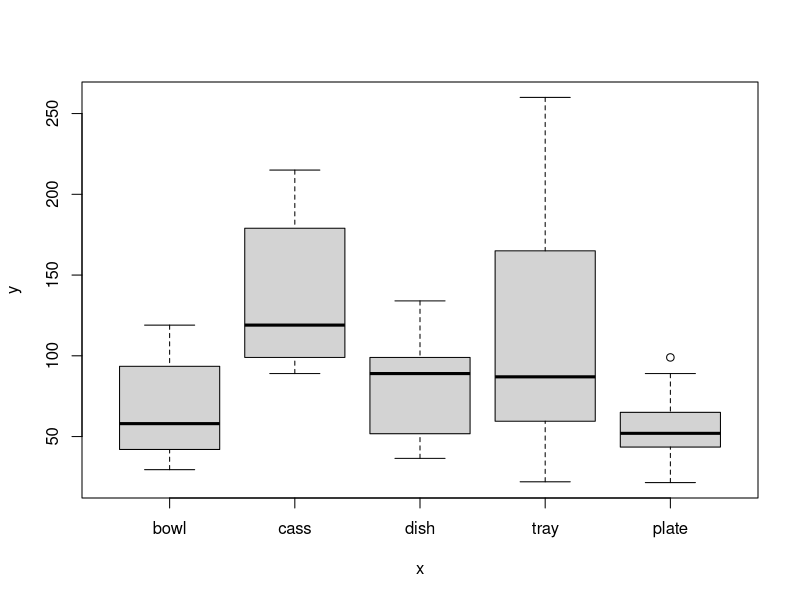
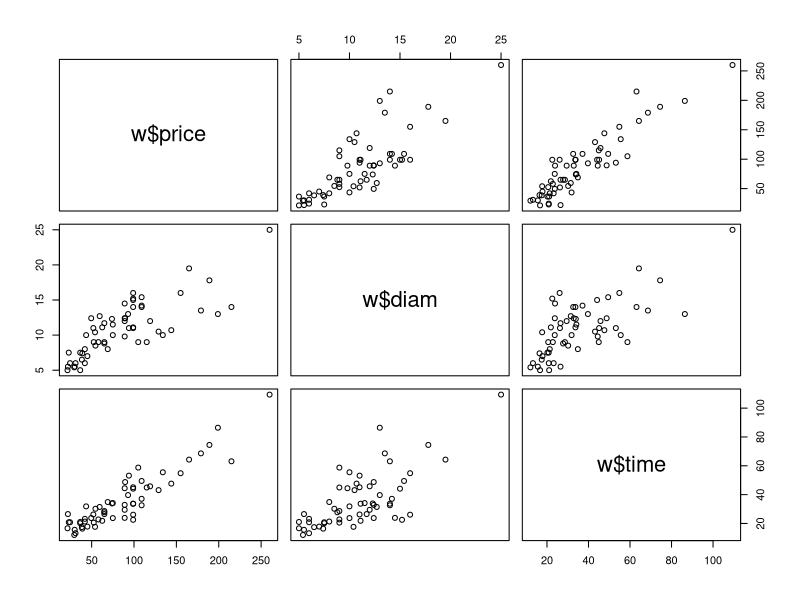
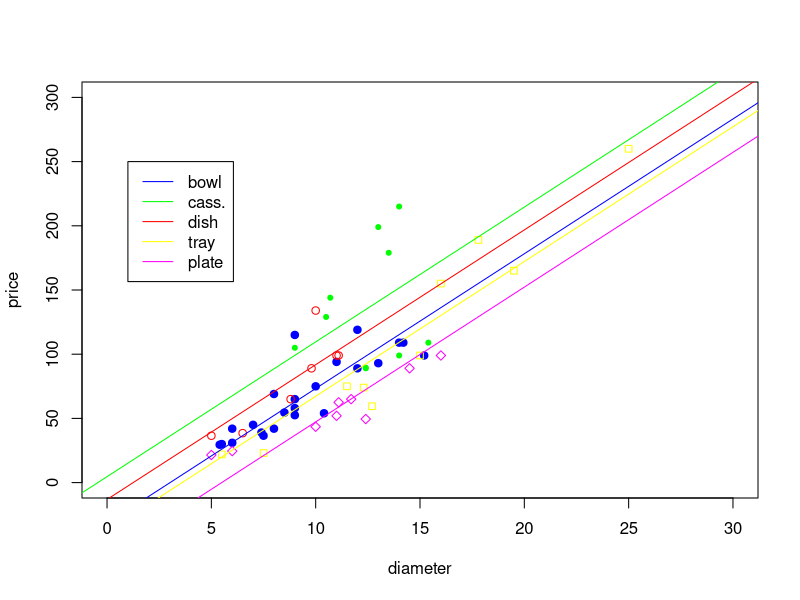
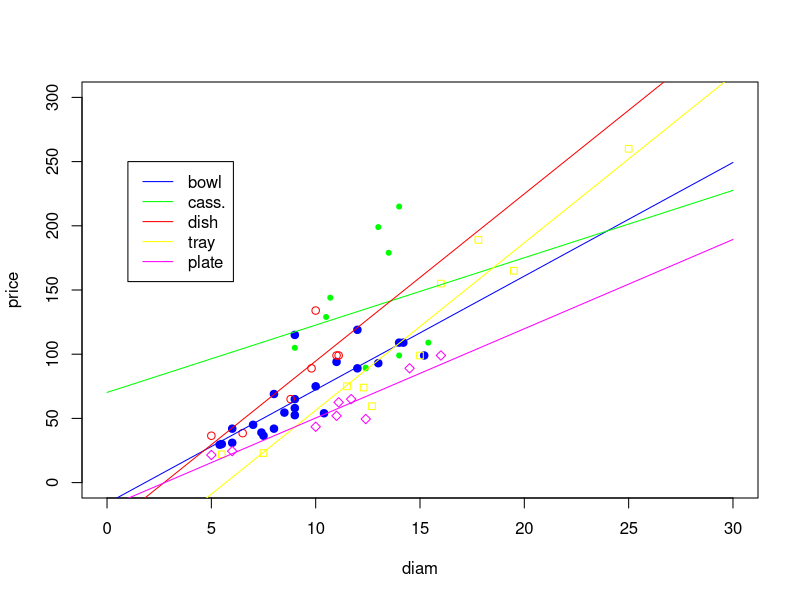

These figures' R source, in order:
## Read data from file with headers in the first row:
w<-read.table('auction.dat',header=T)

w
## Type as a factor, not a number:
w$type<-factor(w$type,labels=c("bowl","cass","dish","tray","plate"))
plot(w$type,w$price)

#############################
# no intercept 
#############################

mod1a<-lm(price ~ type-1,data=w)
summary(mod1a)
# check how the design matrix X has been defined for this model
# we need an additional option, x=TRUE
mod1a<-lm(price ~ type-1,data=w, x=TRUE)
mod1a$x  # prints the design matrix X
X=mod1a$x
# verify that the typical formula used for multiple regression works also for categorical variables.
# The following prints beta = (X'X)^(-1) * X' * Y
summary(mod1a)$cov.unscaled %*% t(X) %*% w$price

#############################################
# intercept and reference category 
#############################################

mod1b<-lm(price ~ type,data=w)
summary(mod1b)
# let's look at how the design matrix has been coded
mod1b<-lm(price ~ type,data=w, x=TRUE)
mod1b$x
X=mod1b$x
# check that we get the same estimates as from the summary
summary(mod1b)$cov.unscaled %*% t(X) %*% w$price

##############################
# correlations among predictors
##############################
pairs(w$price~w$diam+w$time)
# intuitively, the larger the size the more it takes to polish.
# also, the larger the size, the higher the selling price.
# IMPORTANT point though: it's not that the more you polish the higher the price.
# It's just that larger times are associated with larger dimensions (and presumably higher 
# starting price for the bidding)

###########################
# Parallel lines 
###########################

mod2a<-lm(price ~ type + diam-1,data=w)
mod2b<-lm(price ~ type + diam,data=w)
# by introducing 'diam', we see that the real discriminator in selling price is the dimension of the item (diam).
# it also says that (regardless the dimension) plates are signif. less expensive than bowls and casseroles signif.
# more expensive than bowls
summary(mod2a)
summary(mod2b)

# as an example let's consider the model with intercept
coef_bowl<-mod2a$coefficients[c(1,6)] # select coeff. for bowl and diameter
coef_cass<-mod2a$coefficients[c(2,6)] # select coeff. for cass and diameter
coef_dish<-mod2a$coefficients[c(3,6)] # etc
coef_tray<-mod2a$coefficients[c(4,6)]
coef_plat<-mod2a$coefficients[c(5,6)]

plot(w$diam[w$type=="bowl"],w$price[w$type=="bowl"],
     xlim=c(0,30),ylim=c(0,300),pch=19,col="blue",
     xlab="diameter", ylab="price")
points(w$diam[w$type=="cass"],w$price[w$type=="cass"],col="green",pch=20)
points(w$diam[w$type=="dish"],w$price[w$type=="dish"],col="red",pch=21)
points(w$diam[w$type=="tray"],w$price[w$type=="tray"],col="yellow",pch=22)
points(w$diam[w$type=="plate"],w$price[w$type=="plate"],col="magenta",pch=23)
legend(1,250,lty=c(1,1),legend=c("bowl","cass.", "dish", "tray","plate"),col=c("blue", "green", "red","yellow","magenta"))
abline(coef_bowl,col="blue")  # abline basically only needs some intercept and some slope to plot a line
abline(coef_cass,col="green")
abline(coef_dish,col="red")
abline(coef_tray,col="yellow")
abline(coef_plat,col="magenta")


################################################
# Interaction between type and diameter
################################################

# the ":" operator allows to specifiy interactions between variables
mod3a<-lm(price ~ type + diam + type:diam -1,data=w)
# the '*' operator allows to specify interactions and simultaneously include all main effects (i.e. the non interactive terms)
mod3a<-lm(price ~ type*diam-1,data=w) # this is the same as writing lm(price ~ type + diam + type:diam -1,data=w)
mod3b<-lm(price ~ type*diam,data=w) # and similarly for a model with intercept and interactions
summary(mod3b)
# it seems like slopes do not vary that much between types of items, as diameter increases

# let's see it graphically
xx<-c(0,30)
y0_bowl<-predict(mod3a,data.frame(type=factor(c("bowl","bowl")),diam=xx))
y0_cass<-predict(mod3a,data.frame(type=factor(c("cass","cass")),diam=xx))
y0_dish<-predict(mod3a,data.frame(type=factor(c("dish","dish")),diam=xx))
y0_tray<-predict(mod3a,data.frame(type=factor(c("tray","tray")),diam=xx))
y0_plat<-predict(mod3a,data.frame(type=factor(c("plate","plate")),diam=xx))

plot(w$diam[w$type=="bowl"],w$price[w$type=="bowl"],
     xlim=c(0,30),ylim=c(0,300),pch=19,col="blue",
     xlab="diam", ylab="price")
points(w$diam[w$type=="cass"],w$price[w$type=="cass"],col="green",pch=20)
points(w$diam[w$type=="dish"],w$price[w$type=="dish"],col="red",pch=21)
points(w$diam[w$type=="tray"],w$price[w$type=="tray"],col="yellow",pch=22)
points(w$diam[w$type=="plate"],w$price[w$type=="plate"],col="magenta",pch=23)
legend(1,250,lty=c(1,1),legend=c("bowl","cass.", "dish", "tray","plate"),col=c("blue", "green", "red","yellow","magenta"))
lines(xx,y0_bowl,col="blue")
lines(xx,y0_cass,col="green")
lines(xx,y0_dish,col="red")
lines(xx,y0_tray,col="yellow")
lines(xx,y0_plat,col="magenta")
# interestingly, the plots seem to show that slopes are different but not ENOUGH to justify adding an interaction.
# Let see if, indeed, we can be content with mod2b (no interactions)

anova(mod2b,mod3b) # yes it seems mod2b is enough
